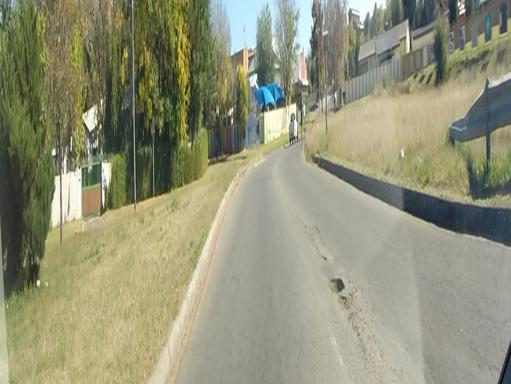
#> input picture Imagens_A/1.JPG, 511 x 384 px; its folder holds only this picture in this run
$ python -i pid.py   (imports and definitions only)
#> lines starting #> are read from the running program, lines starting #| are printed output that depends on the picture; after the words box and inside, x2 and y2 are one past the last pixel; in counts of white or black regions, pixels touching at a corner belong together
#> further down, picture is the input picture: shape (384, 511, 3); mean B, G, R 120.5, 145.9, 145.4
from matplotlib import pyplot as plt
import numpy as np
import random
import json
import math
import cv2
import os

save_json = {}

#Atualmente estas funções não estão em uso
'''
def area(contornos):
    a = cv2.contourArea(contornos)
    if a == None:
        a = 0.0
    return a

def comprimento(contornos):
    c = cv2.arcLength(contornos,True)
    if c == None:
        c = 0.0
    return c

def largura(contornos):
    x,y,w,h = cv2.boundingRect(contornos)
    if w == None:
        w = 0.0
    return w

def altura(contornos):
    x,y,w,h = cv2.boundingRect(contornos)
    if h == None:
       h = 0.0
    return h

def circularidade(contornos):
    c =(4*math.pi*cv2.contourArea(contornos))/((cv2.arcLength(contornos,True)**2))
    if c == None:
        c = 0.0
    return c

'''

#Verificada e deixando apenas em função da erosao
# [9 lines left out: function reducao_ruido, not called in this run]

#Teste de um outro fluxo (o original) , para geração de informações sobre a imagem
def transform_image(img):
	thresh = 127
	maxValue = 255
	kernel = np.ones((5,5),np.uint8)
	gray = cv2.cvtColor(img, cv2.COLOR_BGR2GRAY)
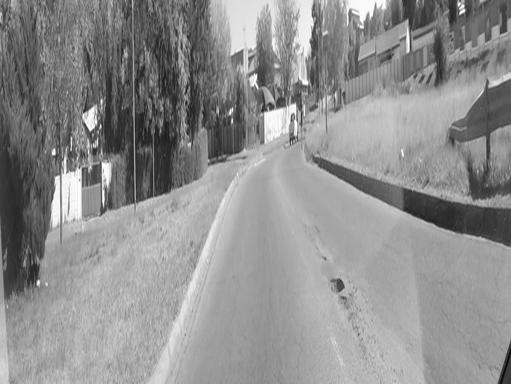
#> gray: shape (384, 511); min 3, max 255, mean 142.9
	ret, th = cv2.threshold(gray,thresh,maxValue,cv2.THRESH_BINARY+cv2.THRESH_OTSU)
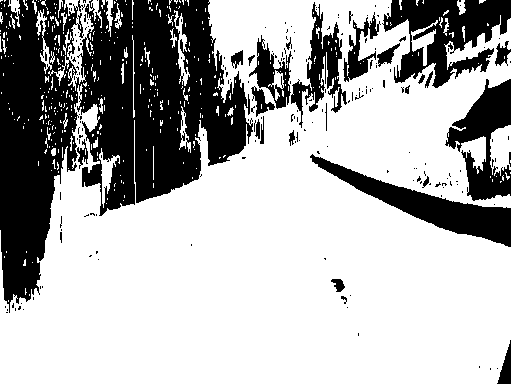
#> th: shape (384, 511); 68.2% white; 209 black regions (181 under 20 px), largest, box (x1, y1, x2, y2) and area: (0, 0, 253, 313) 40805, (382, 0, 511, 88) 5949, (310, 154, 511, 247) 4751
#> ret = 127
	opening = cv2.morphologyEx(th, cv2.MORPH_OPEN, kernel)
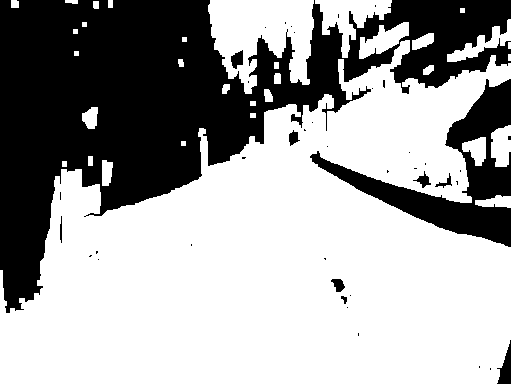
#> opening: shape (384, 511); 63.4% white; 41 black regions (31 under 20 px), largest, box (x1, y1, x2, y2) and area: (0, 0, 511, 313) 61748, (310, 79, 511, 247) 8966, (497, 340, 511, 384) 324
	erosion = cv2.erode(opening,kernel,iterations = 1)
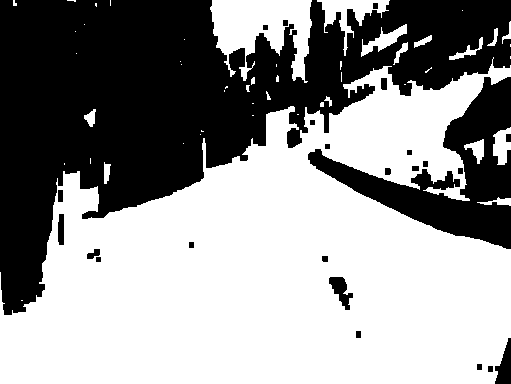
#> erosion: shape (384, 511); 57.6% white; 25 black regions, largest, box (x1, y1, x2, y2) and area: (0, 0, 511, 315) 69787, (308, 77, 511, 249) 11624, (495, 338, 511, 384) 456
	erosion = cv2.bitwise_not(erosion)
#> erosion: shape (384, 511); 42.4% white; 25 white regions
	contours, hierarchy = cv2.findContours(erosion, cv2.RETR_TREE,cv2.CHAIN_APPROX_SIMPLE)
#> contours = 66 contours, 30 with area under 20; largest, box (x1, y1, x2, y2) and area: (0, 0, 511, 315) 69858, (308, 77, 511, 249) 11362, (360, 23, 408, 58) 592, (495, 338, 511, 384) 398, (329, 277, 353, 310) 333

	a = cv2.drawContours(img,contours,-1,(255,0,0),3)
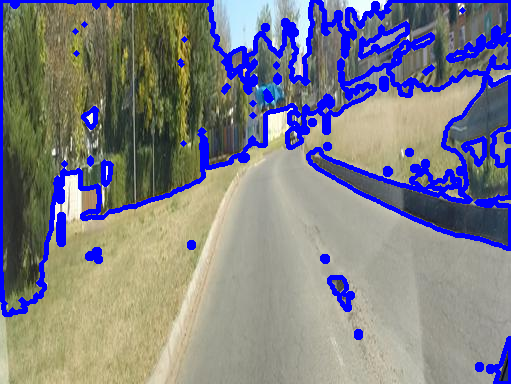
#> a: shape (384, 511, 3); mean B, G, R 135.2, 127.1, 126.8
	mostrar_imagem(a)
	print("CONTORNOS:", contours)
#> (printed output is left out)
	print("HIERARCHY:",hierarchy)

	return 0

#Utiliza a função CANNY para transformar uma imagem em GRAY SCALE para uma imgem BINARIZADA (Transforma em preto < X e branco em > x)
def encontrando_contornos(imagem):
	imagem2 = cv2.Canny(imagem,100,200) #Verificar a função da forma cv2.Canny(imagem) somente
	return imagem2

#Função que retorna a circularidade de um contorno gerado (IMPORTANTE VERIFICAR A CIRCULARIDADE PARA CONTORNOS IMCOMPLETOS)
# [123 lines left out: functions circularidade, standard_deviation, reanalizando_contornos, definindo_caracteristicas, not called in this run]

#Mostrar apenas uma imagem
def mostrar_imagem(imagem):

	cv2.imshow('Imagem',imagem)
	cv2.waitKey(0)
	cv2.destroyAllWindows()

	return 0

#Mostrar varias imagens
# [45 lines left out: functions mostrar_imagens, salvar, thresh_callback, not called in this run]


# [65 lines not run here, left out]

		# [12 lines of commented-out code are left out]

>>> import cv2
>>> picture = cv2.imread('Imagens_A/1.JPG')
>>> result = transform_image(picture)
#> result = 0

$ run again, on Imagens_A/10.JPG
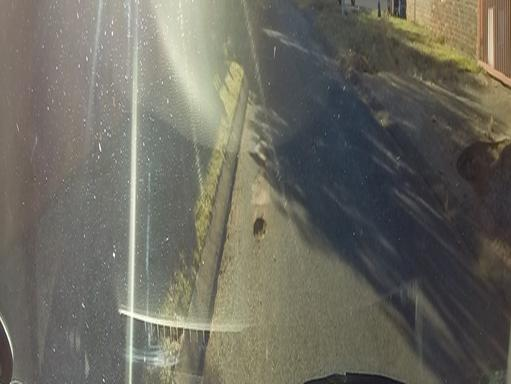
#> input picture Imagens_A/10.JPG, 511 x 384 px
#> picture is the input picture: shape (384, 511, 3); mean B, G, R 96.6, 106.8, 108.5
#> in transform_image, `ret, th = cv2.threshold(gray,thresh,maxValue,cv2.THRESH_BINARY+cv2.THR..`:
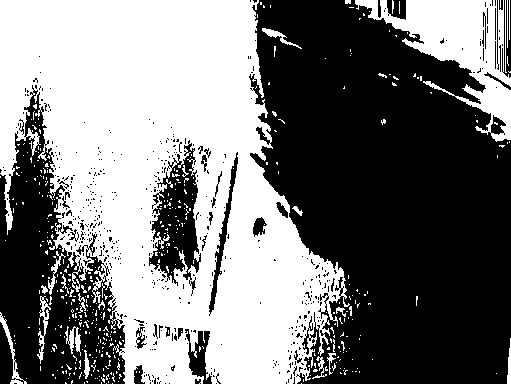
#> th: shape (384, 511); 47.8% white; 450 white regions (422 under 20 px), largest, box (x1, y1, x2, y2) and area: (0, 0, 350, 384) 81761, (355, 0, 511, 142) 8162, (0, 312, 27, 384) 302
#> ret = 107
#> opening: shape (384, 511); 41.8% white; 29 white regions (2 under 20 px), largest, box (x1, y1, x2, y2) and area: (0, 0, 344, 384) 73780, (381, 0, 511, 140) 6763, (355, 0, 378, 19) 228
#> contours = 107 contours, 75 with area under 20; largest, box (x1, y1, x2, y2) and area: (247, 0, 511, 384) 82528, (0, 76, 129, 384) 26742, (142, 132, 224, 298) 7680, (132, 317, 223, 384) 2294, (478, 0, 511, 80) 1753
#> in transform_image, `a = cv2.drawContours(img,contours,-1,(255,0,0),3)`:
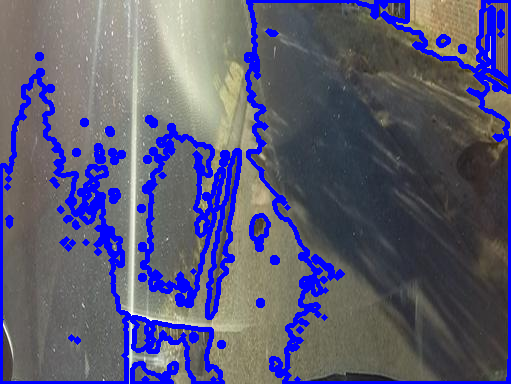
#> a: shape (384, 511, 3); mean B, G, R 117, 90.4, 91.6
#> (printed output is left out)
#> result = 0

$ run again, on Imagens_A/11.JPG
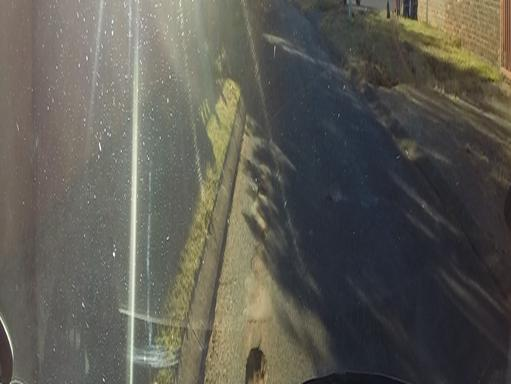
#> input picture Imagens_A/11.JPG, 511 x 384 px
#> picture is the input picture: shape (384, 511, 3); mean B, G, R 83.9, 91.5, 93.1
#> in transform_image, `ret, th = cv2.threshold(gray,thresh,maxValue,cv2.THRESH_BINARY+cv2.THR..`:
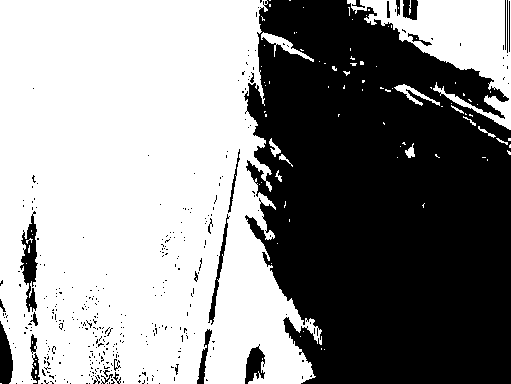
#> th: shape (384, 511); 55.8% white; 363 black regions (337 under 20 px), largest, box (x1, y1, x2, y2) and area: (244, 0, 511, 384) 82012, (20, 211, 38, 312) 884, (0, 321, 13, 384) 583
#> ret = 87
#> opening: shape (384, 511); 53.4% white; 116 black regions (93 under 20 px), largest, box (x1, y1, x2, y2) and area: (242, 0, 511, 384) 84582, (18, 201, 45, 334) 1245, (79, 313, 124, 384) 1157
#> contours = 100 contours, 49 with area under 20; largest, box (x1, y1, x2, y2) and area: (240, 0, 511, 384) 87156, (16, 196, 58, 384) 2926, (70, 310, 126, 384) 2059, (195, 147, 242, 384) 1836, (0, 297, 18, 384) 885
#> in transform_image, `a = cv2.drawContours(img,contours,-1,(255,0,0),3)`:
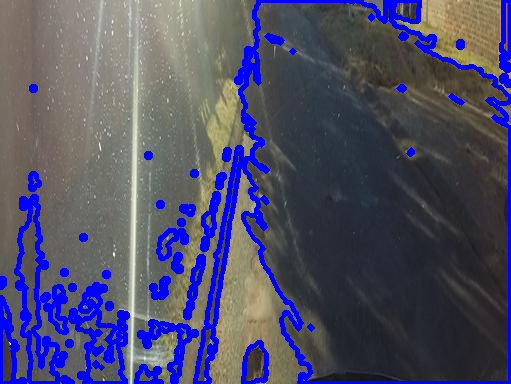
#> a: shape (384, 511, 3); mean B, G, R 104.8, 78.9, 80.1
#> (printed output is left out)
#> result = 0

$ run again, on Imagens_A/12.JPG
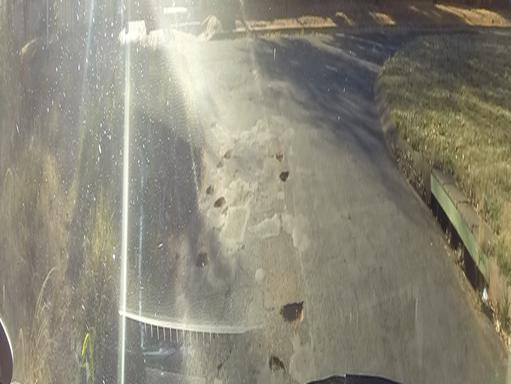
#> input picture Imagens_A/12.JPG, 511 x 384 px
#> picture is the input picture: shape (384, 511, 3); mean B, G, R 120.7, 136.2, 139.6
#> in transform_image, `ret, th = cv2.threshold(gray,thresh,maxValue,cv2.THRESH_BINARY+cv2.THR..`:
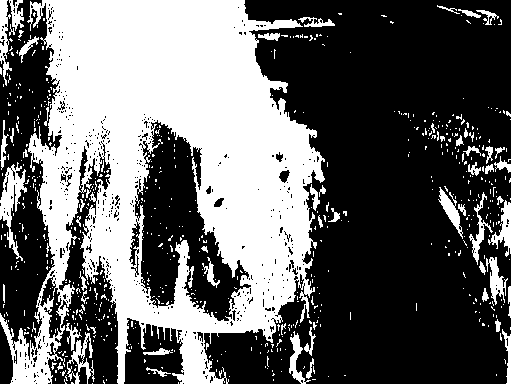
#> th: shape (384, 511); 39.5% white; 660 white regions (601 under 20 px), largest, box (x1, y1, x2, y2) and area: (0, 0, 325, 384) 67574, (0, 162, 27, 261) 981, (67, 332, 95, 384) 506
#> ret = 141
#> opening: shape (384, 511); 32.1% white; 48 white regions (2 under 20 px), largest, box (x1, y1, x2, y2) and area: (29, 0, 324, 384) 57858, (13, 347, 51, 384) 850, (0, 175, 23, 220) 502
#> contours = 110 contours, 66 with area under 20; largest, box (x1, y1, x2, y2) and area: (191, 0, 511, 384) 91528, (0, 0, 122, 384) 32637, (127, 112, 259, 328) 15317, (122, 316, 189, 384) 3638, (277, 165, 294, 200) 312
#> in transform_image, `a = cv2.drawContours(img,contours,-1,(255,0,0),3)`:
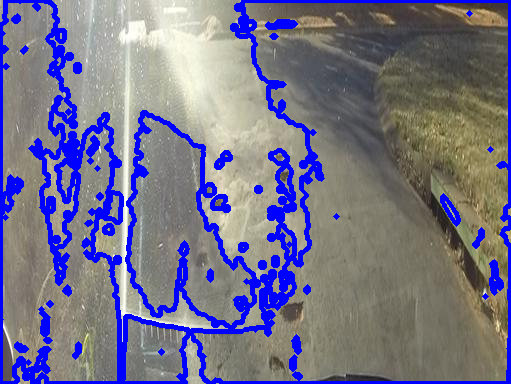
#> a: shape (384, 511, 3); mean B, G, R 138.6, 114.3, 117.1
#> (printed output is left out)
#> result = 0
